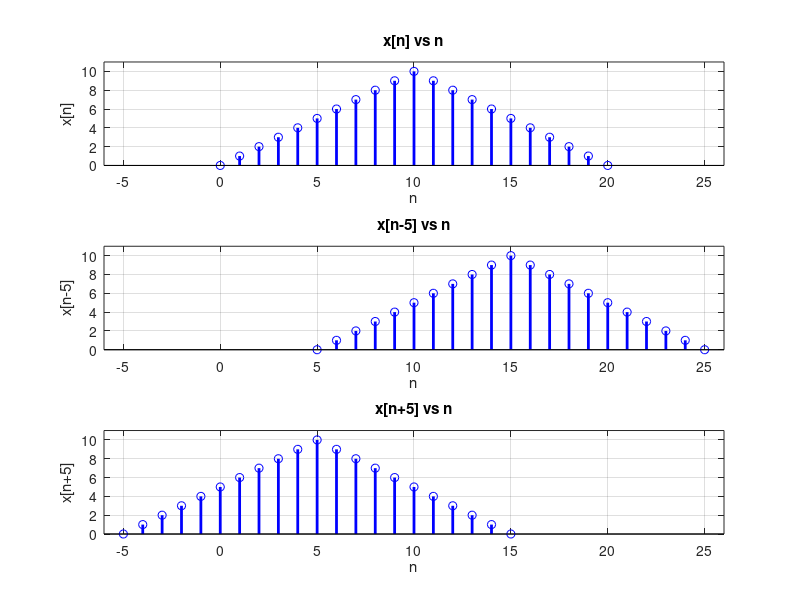

MATLAB code to generate this figure:
% -------------------------------------------------------------
% Generación de señal discreta triangulo discreto de 21 muestras
% -----------------------------------------------------------------
% Intervalo de tiempo discreto
n=0:20;
%Valor de cada una de las 21 muestras
xn=[0:1:10 9:-1:0];
%Grafica de x[n]
subplot(3,1,1);
stem(n,xn,'b','linewidth',2);
axis([-6 26 0 11]);
grid on;
xlabel('n');
ylabel('x[n]');
title('x[n] vs n');

%Grafica de x[n-5]
subplot(3,1,2);
stem(n+5,xn,'b','linewidth',2);
axis([-6 26 0 11]);
grid on;
xlabel('n');
ylabel('x[n-5]');
title('x[n-5] vs n');

%Grafica de x[n+5]
subplot(3,1,3);
stem(n-5,xn,'b','linewidth',2);
axis([-6 26 0 11]);
grid on;
xlabel('n');
ylabel('x[n+5]');
title('x[n+5] vs n');
